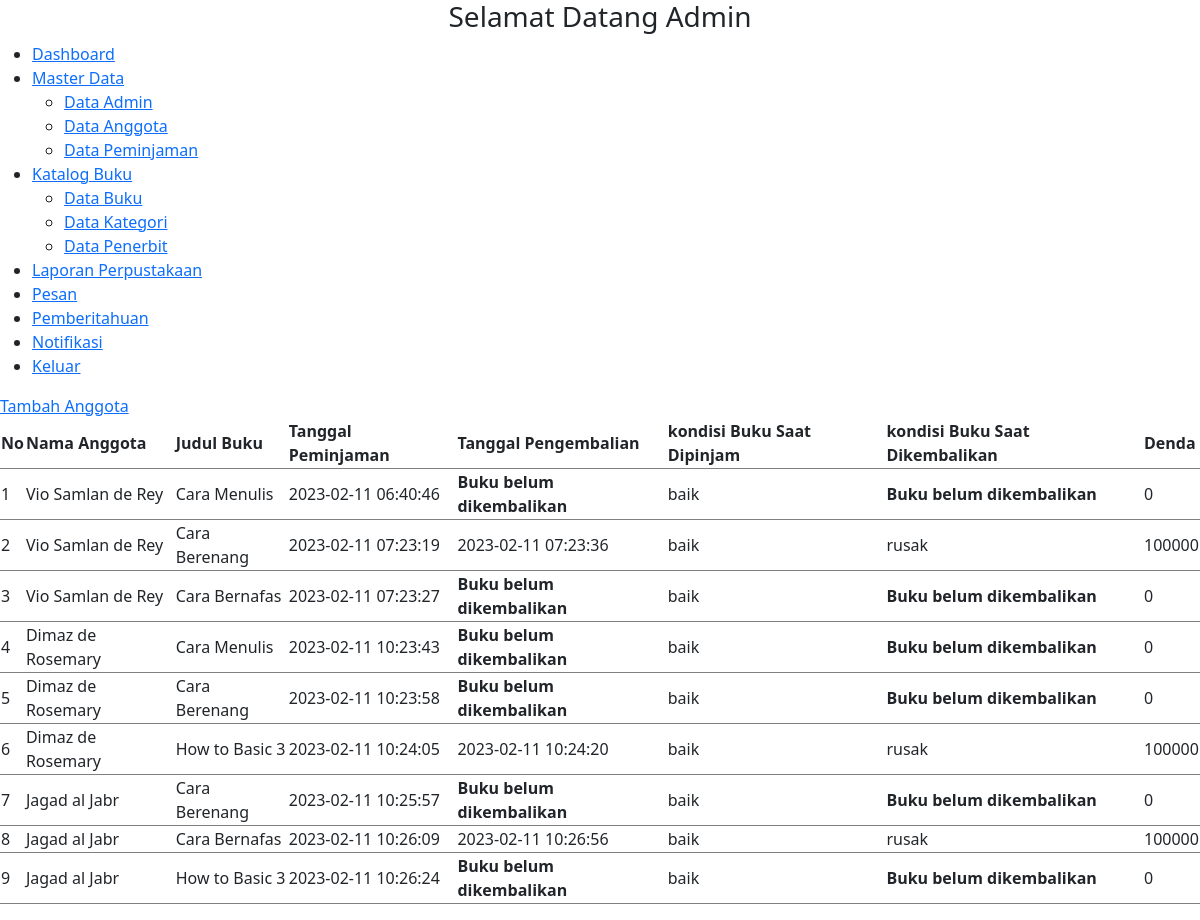
The page /admin/master_data/data_peminjaman/index.php on the database its author committed.
### tables this page shows
CREATE TABLE `peminjaman` (
  `id` int(11) NOT NULL,
  `id_user` int(11) NOT NULL,
  `id_buku` int(11) NOT NULL,
  `tanggal_peminjaman` datetime NOT NULL,
  `tanggal_pengembalian` datetime DEFAULT NULL,
  `kondisi_buku_saat_dipinjam` enum('baik','rusak') NOT NULL,
  `kondisi_buku_saat_dikembalikan` enum('baik','rusak') DEFAULT NULL,
  `denda` decimal(10,0) NOT NULL
);

CREATE TABLE `user` (
  `id` int(11) NOT NULL,
  `kode` varchar(100) NOT NULL,
  `nis` char(50) DEFAULT NULL,
  `fullname` varchar(50) NOT NULL,
  `username` varchar(100) NOT NULL,
  `password` text NOT NULL,
  `kelas` varchar(50) DEFAULT NULL,
  `alamat` text DEFAULT NULL,
  `verif` varchar(100) NOT NULL DEFAULT 'akun terverifikasi',
  `role` enum('admin','user') NOT NULL,
  `foto` text DEFAULT NULL,
  `join_date` datetime NOT NULL,
  `terakhir_login` datetime NOT NULL
);

CREATE TABLE `buku` (
  `id` int(11) NOT NULL,
  `judul` varchar(100) NOT NULL,
  `id_kategori` int(11) NOT NULL,
  `id_penerbit` int(11) NOT NULL,
  `tahun_terbit` year(4) NOT NULL,
  `isbn` char(20) NOT NULL,
  `j_buku_baik` int(100) NOT NULL,
  `j_buku_rusak` int(100) NOT NULL,
  `pengarang` varchar(100) NOT NULL
);

### class/Database.php (called while the page is built, shortened)
<?php
class Database{
    private $server = "localhost";
    private $username = "root";
    private $password = "";
    private $database = "db_perpus";
    public function __construct(){
        $this->db = mysqli_connect($this->server, $this->username, $this->password, $this->database);
    }
}
?>

### class/Peminjaman.php (called while the page is built, shortened)
<?php
include_once("Database.php");
class Peminjaman extends Database
{
    public function allPinjam()
    {
        $sql = "SELECT user.fullname as nama, buku.judul as judul, peminjaman.tanggal_peminjaman, peminjaman.tanggal_pengembalian, peminjaman.kondisi_buku_saat_dipinjam, peminjaman.kondisi_buku_saat_dikembalikan, peminjaman.denda from peminjaman, user, buku where peminjaman.id_buku = buku.id and peminjaman.id_user = user.id";
        return $this->db->query($sql)->fetch_all(MYSQLI_ASSOC);
    }
}

### admin/master_data/data_peminjaman/index.php (the view, shortened to what this page needs)
<?php
include_once("../../../class/Peminjaman.php");
$peminjaman = new Peminjaman;
$data_peminjaman = $peminjaman->allPinjam();
?>
<!DOCTYPE html>
<html lang="en">
<head>
    <?php include("../../../partials/t_script_js.php") ?>
</head>
<body>
    <?php include("../../..//partials/sidebar_admin.php") ?>
    <div class="tambah">
        <a href="tambah.php">Tambah Anggota</a>
    </div>
    <div class="table">
        <table id="jquery-tab">
            <thead>
                <tr>
                    <th>No</th>
                    <th>Nama Anggota</th>
                    <th>Judul Buku</th>
                    <th>Tanggal Peminjaman</th>
                    <th>Tanggal Pengembalian</th>
                    <th>kondisi Buku Saat Dipinjam</th>
                    <th>kondisi Buku Saat Dikembalikan</th>
                    <th>Denda</th>
                </tr>
            </thead>
            <tbody>
                <?php foreach ($data_peminjaman as $key => $b) { ?>
                    <tr>
                        <td><?= $key + 1 ?></td>
                        <td><?= $b["nama"] ?></td>
                        <td><?= $b["judul"] ?></td>
                        <td><?= $b["tanggal_peminjaman"] ?></td>
                        <td>
                            <?php if (empty($b["tanggal_pengembalian"])) {
                                echo "<strong>Buku belum dikembalikan</strong>";
                            } ?>
                            <?= $b["tanggal_pengembalian"]; ?>
                        </td>
                        <td><?= $b["kondisi_buku_saat_dipinjam"] ?></td>
                        <td>
                            <?php if (empty($b["kondisi_buku_saat_dikembalikan"])) {
                                echo "<strong>Buku belum dikembalikan</strong>";
                            } else {
                                echo $b["kondisi_buku_saat_dikembalikan"];
                            } ?>
                        </td>
                        <td><?= $b["denda"] ?></td>
                    </tr>
                <?php } ?>
            </tbody>
        </table>
    </div>
</body>
</html>

### rows shown on the page
peminjaman: id_user.fullname "Vio Samlan de Rey", id_buku.judul "Cara Menulis", tanggal_peminjaman "2023-02-11 06:40:46", shows "Buku belum dikembalikan", kondisi_buku_saat_dipinjam "baik", denda "0"
peminjaman: id_user.fullname "Vio Samlan de Rey", id_buku.judul "Cara Berenang", tanggal_peminjaman "2023-02-11 07:23:19", tanggal_pengembalian "2023-02-11 07:23:36", kondisi_buku_saat_dipinjam "baik", kondisi_buku_saat_dikembalikan "rusak", denda "100000"
peminjaman: id_user.fullname "Vio Samlan de Rey", id_buku.judul "Cara Bernafas", tanggal_peminjaman "2023-02-11 07:23:27", shows "Buku belum dikembalikan", kondisi_buku_saat_dipinjam "baik", denda "0"
peminjaman: id_user.fullname "Dimaz de Rosemary", id_buku.judul "Cara Menulis", tanggal_peminjaman "2023-02-11 10:23:43", shows "Buku belum dikembalikan", kondisi_buku_saat_dipinjam "baik", denda "0"
peminjaman: id_user.fullname "Dimaz de Rosemary", id_buku.judul "Cara Berenang", tanggal_peminjaman "2023-02-11 10:23:58", shows "Buku belum dikembalikan", kondisi_buku_saat_dipinjam "baik", denda "0"
peminjaman: id_user.fullname "Dimaz de Rosemary", id_buku.judul "How to Basic 3", tanggal_peminjaman "2023-02-11 10:24:05", tanggal_pengembalian "2023-02-11 10:24:20", kondisi_buku_saat_dipinjam "baik", kondisi_buku_saat_dikembalikan "rusak", denda "100000"
peminjaman: id_user.fullname "Jagad al Jabr", id_buku.judul "Cara Berenang", tanggal_peminjaman "2023-02-11 10:25:57", shows "Buku belum dikembalikan", kondisi_buku_saat_dipinjam "baik", denda "0"
peminjaman: id_user.fullname "Jagad al Jabr", id_buku.judul "Cara Bernafas", tanggal_peminjaman "2023-02-11 10:26:09", tanggal_pengembalian "2023-02-11 10:26:56", kondisi_buku_saat_dipinjam "baik", kondisi_buku_saat_dikembalikan "rusak", denda "100000"
peminjaman: id_user.fullname "Jagad al Jabr", id_buku.judul "How to Basic 3", tanggal_peminjaman "2023-02-11 10:26:24", shows "Buku belum dikembalikan", kondisi_buku_saat_dipinjam "baik", denda "0"
